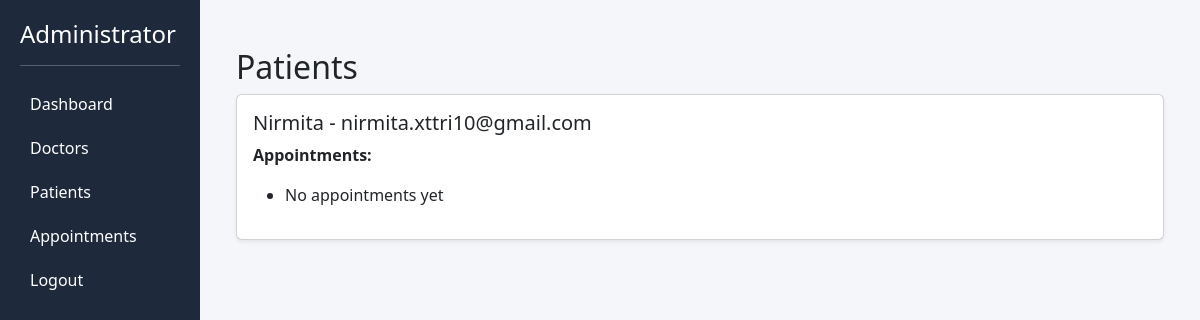
The page /admin/patients (signed in) on the database as committed earlier.
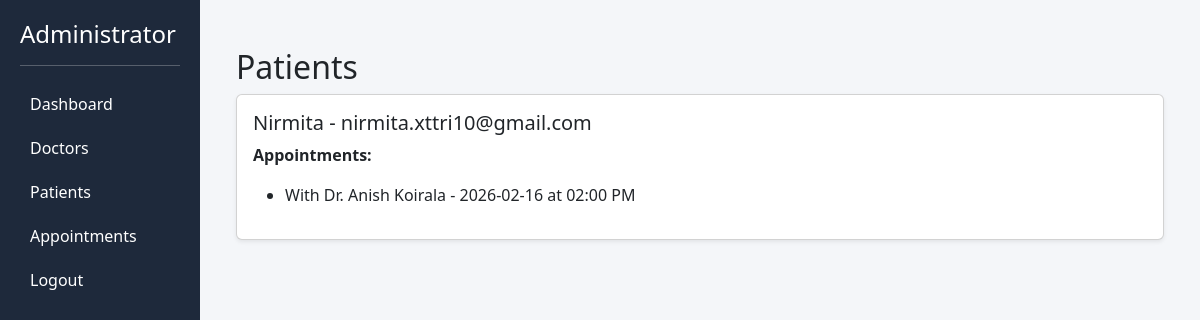
The same page on the database as committed later.
### models.py (models this page shows)
class User(db.Model):
    id = db.Column(db.Integer, primary_key=True)
    name = db.Column(db.String(100))
    email = db.Column(db.String(100), unique=True)
    password = db.Column(db.String(200))
    is_admin = db.Column(db.Boolean, default=False)
    appointments = db.relationship('Appointment', backref='patient', lazy=True)

class Appointment(db.Model):
    id = db.Column(db.Integer, primary_key=True)
    date = db.Column(db.String(50))
    time = db.Column(db.String(50))
    user_id = db.Column(db.Integer, db.ForeignKey('user.id'))
    doctor_id = db.Column(db.Integer, db.ForeignKey('doctor.id'))

class Doctor(db.Model):
    id = db.Column(db.Integer, primary_key=True)
    name = db.Column(db.String(100))
    specialization = db.Column(db.String(100))
    appointments = db.relationship('Appointment', backref='doctor', lazy=True)

### app.py (the view)
@app.route('/admin/patients')
def admin_patients():
    if not session.get('is_admin'):
        return redirect(url_for('login'))
    patients = User.query.filter_by(is_admin=False).all()
    return render_template('admin_patients.html', patients=patients)

### templates/admin_patients.html
{% extends 'admin_base.html' %}
{% block content %}
<div class="container my-4">
    <h2>Patients</h2>
    {% for patient in patients %}
    <div class="card mb-3 p-3 shadow-sm">
        <h5>{{ patient.name }} - {{ patient.email }}</h5>
        <p><strong>Appointments:</strong></p>
        <ul>
            {% for appt in patient.appointments %}
            <li>With {{ appt.doctor.name }} - {{ appt.date }} at {{ appt.time }}</li>
            {% else %}
            <li>No appointments yet</li>
            {% endfor %}
        </ul>
    </div>
    {% endfor %}
</div>
{% endblock %}

Rows that differ between the two databases and show on the page:
shown differently, row unchanged: User "Nirmita": no longer shows "No appointments yet"
added Appointment: doctor.name "Dr. Anish Koirala", date "2026-02-16", time "02:00 PM"
